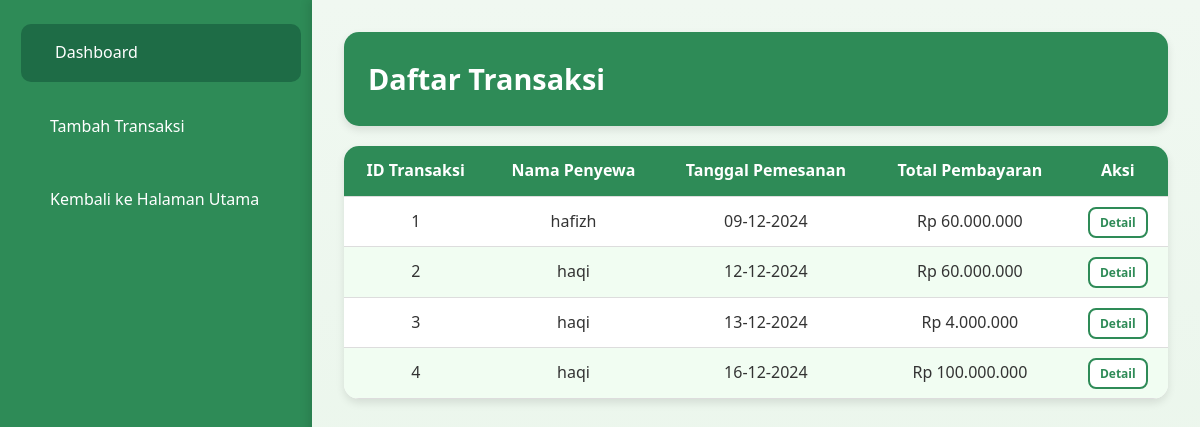
The app's page /transaksi/list.php (signed in) with its own data.
### tables this page shows
CREATE TABLE `transaksi` (
  `id_transaksi` int(11) NOT NULL,
  `id_pesanan` int(11) DEFAULT NULL,
  `total_pembayaran` decimal(10,2) DEFAULT NULL,
  `status` enum('pending','paid','cancelled') DEFAULT 'pending'
);

CREATE TABLE `users` (
  `id_user` int(11) NOT NULL,
  `username` varchar(100) DEFAULT NULL,
  `password` varchar(100) NOT NULL,
  `email` text DEFAULT NULL,
  `telepon` varchar(15) DEFAULT NULL,
  `role` varchar(100) NOT NULL
);

CREATE TABLE `memesan` (
  `id_pesanan` int(11) NOT NULL,
  `id_user` int(11) DEFAULT NULL,
  `tanggal_pesan` date DEFAULT NULL
);

### transaksi/list.php (the view, shortened to what this page needs)
<?php
include('../config/database.php');
$is_admin = isset($_SESSION['role']) && $_SESSION['role'] == 'Admin';
if ($is_admin) {
    $query = "SELECT t.id_transaksi, p.username, m.tanggal_pesan, t.total_pembayaran
              FROM transaksi t
              JOIN memesan m ON t.id_pesanan = m.id_pesanan
              JOIN users p ON m.id_user = p.id_user";
}
$result = $conn->query($query);
?>
<!DOCTYPE html>
<html lang="en">
<head>
    <link rel="stylesheet" href="../assets/style1.css">
</head>
<body>
    <div class="dashboard-container">
        <div class="sidebar">
            <a href="../index.php" class="active"><i class="fas fa-tachometer-alt"></i> Dashboard</a>
            <?php if ($is_admin): ?>
                <a href="create.php"><i class="fas fa-plus"></i> Tambah Transaksi</a>
            <?php endif; ?>
            <a href="../index.php"><i class="fas fa-arrow-left"></i> Kembali ke Halaman Utama</a>
        </div>
        <div class="main-content">
            <div class="header">
                <h1>Daftar Transaksi</h1>
            </div>
            <div class="table-responsive">
                <table class="table">
                    <thead>
                        <tr>
                            <th>ID Transaksi</th>
                            <th>Nama Penyewa</th>
                            <th>Tanggal Pemesanan</th>
                            <th>Total Pembayaran</th>
                            <th>Aksi</th>
                        </tr>
                    </thead>
                    <tbody>
                        <?php while ($row = $result->fetch_assoc()): ?>
                            <tr>
                                <td class="text-center"><?php echo $row['id_transaksi']; ?></td>
                                <td><?php echo $row['username']; ?></td>
                                <td><?php echo date('d-m-Y', strtotime($row['tanggal_pesan'])); ?></td>
                                <td><?php echo "Rp " . number_format($row['total_pembayaran'], 0, ',', '.'); ?></td>
                                <td class="text-center">
                                    <a href="detail.php?id=<?php echo $row['id_transaksi']; ?>" class="btn btn-success btn-sm">Detail</a>
                                </td>
                            </tr>
                        <?php endwhile; ?>
                    </tbody>
                </table>
            </div>
        </div>
    </div>
</body>
</html>

### assets/style1.css (style rules this page uses)
body { background-color: #f0f8f1; font-family: 'Segoe UI', Tahoma, Geneva, Verdana, sans-serif; color: #333; margin: 0; padding: 0; line-height: 1.6; }
.dashboard-container { display: flex; height: 100vh; }
.sidebar { width: 280px; background-color: #2E8B57; color: #fff; display: flex; flex-direction: column; padding: 1rem; box-shadow: 4px 0 8px rgba(0, 0, 0, 0.1); border-bottom-left-radius: 15px; }
.sidebar a { color: #fff; text-decoration: none; padding: 1rem 1.5rem; display: flex; align-items: center; border-radius: 10px; margin: 0.5rem 0; transition: background 0.3s, transform 0.3s; }
.sidebar a:hover, .sidebar a.active { background-color: #1e6c46; transform: translateX(5px); }
.main-content { flex: 1; background: linear-gradient(to bottom, #f0f8f1, #e8f5e9); border-bottom-right-radius: 15px; overflow-y: auto; box-shadow: -4px 0 8px rgba(0, 0, 0, 0.1); padding: 2rem; }
.header { background-color: #2E8B57; color: #fff; display: flex; justify-content: space-between; align-items: center; padding: 1.5rem; border-radius: 15px; box-shadow: 0 4px 8px rgba(0, 0, 0, 0.1); }
.header h1 { margin: 0; font-size: 1.8rem; }
.table { width: 100%; margin-top: 20px; border-collapse: collapse; background: #fff; border-radius: 15px; box-shadow: 0 4px 8px rgba(0, 0, 0, 0.1); overflow: hidden; }
.table th, .table td { padding: 12px 15px; text-align: center; border-bottom: 1px solid #ddd; font-size: 16px; vertical-align: middle; }
.table th { background-color: #2E8B57; color: white; }
.table tr:nth-child(even) td { background-color: #f1fdf2; }
.btn { background-color: #ffffff; color: #2E8B57; border: 2px solid #2E8B57; padding: 8px 15px; border-radius: 8px; font-size: 14px; font-weight: bold; text-decoration: none; transition: all 0.3s ease; }
.btn-sm { padding: 5px 10px; font-size: 12px; }

### records on screen
transaksi: id_transaksi "1", users.username "hafizh", id_pesanan.tanggal_pesan "09-12-2024", total_pembayaran "60.000.000"
transaksi: id_transaksi "2", users.username "haqi", id_pesanan.tanggal_pesan "12-12-2024", total_pembayaran "60.000.000"
transaksi: id_transaksi "3", users.username "haqi", id_pesanan.tanggal_pesan "13-12-2024", total_pembayaran "4.000.000"
transaksi: id_transaksi "4", users.username "haqi", id_pesanan.tanggal_pesan "16-12-2024", total_pembayaran "100.000.000"
